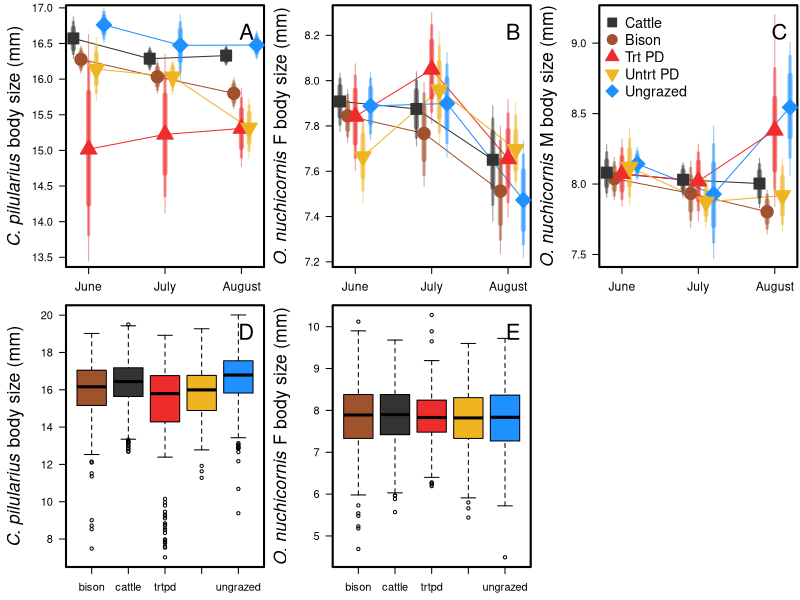

R code for this plot: (Note: this script raises an error after producing the figure.)
##Set working directory
#Ellen's working directory:
setwd("C:/Users/elwel/OneDrive/Desktop/AmongTheDung")

######################
library(scales)
bs <- read.csv("outputs/Trt_Mo/BodySizeEsts_TrtMonth.csv")

tiff(filename = "plots/ThreeSppBodySizes.tiff", width = 11, height = 7, units = 'in', res = 600, compression = 'lzw')

par(mar=c(2.5,5,0.4,0.2),mfrow=c(2,3))
plot(1, type="n", xlim=c(5.8,8.2), ylim=c(13.5,16.9),las=1,ylab="",xlab="", xaxt='n')
axis(1, at=c(6,7,8),cex.axis=1.1,labels=c("June","July","August"))
box(lwd=2)
title(ylab=substitute(paste(italic('C. pilularius'), ' body size (mm)')), line=3, cex.lab=1.6)
##conecting lines
points(bs$body_mm_est[bs$trt=="bison" & bs$spp=="CP"] ~ bs$mo_jit[bs$trt=="bison" & bs$spp=="CP"],type="l",col="sienna",lwd=1)
points(bs$body_mm_est[bs$trt=="cattle" & bs$spp=="CP"] ~ bs$mo_jit[bs$trt=="cattle" & bs$spp=="CP"],type="l",col="gray20",lwd=1)
points(bs$body_mm_est[bs$trt=="ungrazed" & bs$spp=="CP"] ~ bs$mo_jit[bs$trt=="ungrazed" & bs$spp=="CP"],type="l",col="dodgerblue",lwd=1)
points(bs$body_mm_est[bs$trt=="trtpd" & bs$spp=="CP"] ~ bs$mo_jit[bs$trt=="trtpd" & bs$spp=="CP"],type="l",col="firebrick2",lwd=1)
points(bs$body_mm_est[bs$trt=="untrtpd" & bs$spp=="CP"] ~ bs$mo_jit[bs$trt=="untrtpd" & bs$spp=="CP"],type="l",col="goldenrod2",lwd=1)
##CIs
arrows(bs$mo_jit[bs$trt=="bison" & bs$spp=="CP"], bs$Q5[bs$trt=="bison" & bs$spp=="CP"], bs$mo_jit[bs$trt=="bison" & bs$spp=="CP"], bs$Q95[bs$trt=="bison" & bs$spp=="CP"],col=alpha("sienna",0.5),lwd=1,length=0, angle=90, code=3)
arrows(bs$mo_jit[bs$trt=="bison" & bs$spp=="CP"], bs$Q10[bs$trt=="bison" & bs$spp=="CP"], bs$mo_jit[bs$trt=="bison" & bs$spp=="CP"], bs$Q90[bs$trt=="bison" & bs$spp=="CP"],col=alpha("sienna",0.5),lwd=3,length=0, angle=90, code=3)
arrows(bs$mo_jit[bs$trt=="bison" & bs$spp=="CP"], bs$Q20[bs$trt=="bison" & bs$spp=="CP"], bs$mo_jit[bs$trt=="bison" & bs$spp=="CP"], bs$Q80[bs$trt=="bison" & bs$spp=="CP"],col=alpha("sienna",0.5),lwd=5,length=0, angle=90, code=3)
arrows(bs$mo_jit[bs$trt=="cattle" & bs$spp=="CP"], bs$Q5[bs$trt=="cattle" & bs$spp=="CP"], bs$mo_jit[bs$trt=="cattle" & bs$spp=="CP"], bs$Q95[bs$trt=="cattle" & bs$spp=="CP"],col=alpha("gray20",0.5),lwd=1,length=0, angle=90, code=3)
arrows(bs$mo_jit[bs$trt=="cattle" & bs$spp=="CP"], bs$Q10[bs$trt=="cattle" & bs$spp=="CP"], bs$mo_jit[bs$trt=="cattle" & bs$spp=="CP"], bs$Q90[bs$trt=="cattle" & bs$spp=="CP"],col=alpha("gray20",0.5),lwd=3,length=0, angle=90, code=3)
arrows(bs$mo_jit[bs$trt=="cattle" & bs$spp=="CP"], bs$Q20[bs$trt=="cattle" & bs$spp=="CP"], bs$mo_jit[bs$trt=="cattle" & bs$spp=="CP"], bs$Q80[bs$trt=="cattle" & bs$spp=="CP"],col=alpha("gray20",0.5),lwd=5,length=0, angle=90, code=3)
arrows(bs$mo_jit[bs$trt=="ungrazed" & bs$spp=="CP"], bs$Q5[bs$trt=="ungrazed" & bs$spp=="CP"], bs$mo_jit[bs$trt=="ungrazed" & bs$spp=="CP"], bs$Q95[bs$trt=="ungrazed" & bs$spp=="CP"],col=alpha("dodgerblue",0.5),lwd=1,length=0, angle=90, code=3)
arrows(bs$mo_jit[bs$trt=="ungrazed" & bs$spp=="CP"], bs$Q10[bs$trt=="ungrazed" & bs$spp=="CP"], bs$mo_jit[bs$trt=="ungrazed" & bs$spp=="CP"], bs$Q90[bs$trt=="ungrazed" & bs$spp=="CP"],col=alpha("dodgerblue",0.5),lwd=3,length=0, angle=90, code=3)
arrows(bs$mo_jit[bs$trt=="ungrazed" & bs$spp=="CP"], bs$Q20[bs$trt=="ungrazed" & bs$spp=="CP"], bs$mo_jit[bs$trt=="ungrazed" & bs$spp=="CP"], bs$Q80[bs$trt=="ungrazed" & bs$spp=="CP"],col=alpha("dodgerblue",0.5),lwd=5,length=0, angle=90, code=3)
arrows(bs$mo_jit[bs$trt=="trtpd" & bs$spp=="CP"], bs$Q5[bs$trt=="trtpd" & bs$spp=="CP"], bs$mo_jit[bs$trt=="trtpd" & bs$spp=="CP"], bs$Q95[bs$trt=="trtpd" & bs$spp=="CP"],col=alpha("firebrick2",0.5),lwd=1,length=0, angle=90, code=3)
arrows(bs$mo_jit[bs$trt=="trtpd" & bs$spp=="CP"], bs$Q10[bs$trt=="trtpd" & bs$spp=="CP"], bs$mo_jit[bs$trt=="trtpd" & bs$spp=="CP"], bs$Q90[bs$trt=="trtpd" & bs$spp=="CP"],col=alpha("firebrick2",0.5),lwd=3,length=0, angle=90, code=3)
arrows(bs$mo_jit[bs$trt=="trtpd" & bs$spp=="CP"], bs$Q20[bs$trt=="trtpd" & bs$spp=="CP"], bs$mo_jit[bs$trt=="trtpd" & bs$spp=="CP"], bs$Q80[bs$trt=="trtpd" & bs$spp=="CP"],col=alpha("firebrick2",0.5),lwd=5,length=0, angle=90, code=3)
arrows(bs$mo_jit[bs$trt=="untrtpd" & bs$spp=="CP"], bs$Q5[bs$trt=="untrtpd" & bs$spp=="CP"], bs$mo_jit[bs$trt=="untrtpd" & bs$spp=="CP"], bs$Q95[bs$trt=="untrtpd" & bs$spp=="CP"],col=alpha("goldenrod2",0.5),lwd=1,length=0, angle=90, code=3)
arrows(bs$mo_jit[bs$trt=="untrtpd" & bs$spp=="CP"], bs$Q10[bs$trt=="untrtpd" & bs$spp=="CP"], bs$mo_jit[bs$trt=="untrtpd" & bs$spp=="CP"], bs$Q90[bs$trt=="untrtpd" & bs$spp=="CP"],col=alpha("goldenrod2",0.5),lwd=3,length=0, angle=90, code=3)
arrows(bs$mo_jit[bs$trt=="untrtpd" & bs$spp=="CP"], bs$Q20[bs$trt=="untrtpd" & bs$spp=="CP"], bs$mo_jit[bs$trt=="untrtpd" & bs$spp=="CP"], bs$Q80[bs$trt=="untrtpd" & bs$spp=="CP"],col=alpha("goldenrod2",0.5),lwd=5,length=0, angle=90, code=3)
##points
points(bs$body_mm_est[bs$trt=="bison" & bs$spp=="CP"] ~ bs$mo_jit[bs$trt=="bison" & bs$spp=="CP"],pch=21,col="sienna",bg="sienna",cex=2.5)
points(bs$body_mm_est[bs$trt=="cattle" & bs$spp=="CP"] ~ bs$mo_jit[bs$trt=="cattle" & bs$spp=="CP"],pch=22,col="gray20",bg="gray20",cex=2.5)
points(bs$body_mm_est[bs$trt=="ungrazed" & bs$spp=="CP"] ~ bs$mo_jit[bs$trt=="ungrazed" & bs$spp=="CP"],pch=23,col="dodgerblue",bg="dodgerblue",cex=2.5)
points(bs$body_mm_est[bs$trt=="trtpd" & bs$spp=="CP"] ~ bs$mo_jit[bs$trt=="trtpd" & bs$spp=="CP"],pch=24,col="firebrick2",bg="firebrick2",cex=2.5)
points(bs$body_mm_est[bs$trt=="untrtpd" & bs$spp=="CP"] ~ bs$mo_jit[bs$trt=="untrtpd" & bs$spp=="CP"],pch=25,col="goldenrod2",bg="goldenrod2",cex=2.5)
legend("topright", legend="A", bty="n", cex=2)

##
##Onthophagus nuchicornis female
plot(1, type="n", xlim=c(5.8,8.2), ylim=c(7.22,8.29),las=1,ylab="",xlab="", xaxt='n')
axis(1, at=c(6,7,8),cex.axis=1.1,labels=c("June","July","August"))
box(lwd=2)
title(ylab=substitute(paste(italic('O. nuchicornis'), ' F body size (mm)')), line=3, cex.lab=1.6)
##conecting lines
points(bs$body_mm_est[bs$trt=="bison" & bs$spp=="ONf"] ~ bs$mo_jit[bs$trt=="bison" & bs$spp=="ONf"],type="l",col="sienna",lwd=1)
points(bs$body_mm_est[bs$trt=="cattle" & bs$spp=="ONf"] ~ bs$mo_jit[bs$trt=="cattle" & bs$spp=="ONf"],type="l",col="gray20",lwd=1)
points(bs$body_mm_est[bs$trt=="ungrazed" & bs$spp=="ONf"] ~ bs$mo_jit[bs$trt=="ungrazed" & bs$spp=="ONf"],type="l",col="dodgerblue",lwd=1)
points(bs$body_mm_est[bs$trt=="trtpd" & bs$spp=="ONf"] ~ bs$mo_jit[bs$trt=="trtpd" & bs$spp=="ONf"],type="l",col="firebrick2",lwd=1)
points(bs$body_mm_est[bs$trt=="untrtpd" & bs$spp=="ONf"] ~ bs$mo_jit[bs$trt=="untrtpd" & bs$spp=="ONf"],type="l",col="goldenrod2",lwd=1)
##CIs
arrows(bs$mo_jit[bs$trt=="bison" & bs$spp=="ONf"], bs$Q5[bs$trt=="bison" & bs$spp=="ONf"], bs$mo_jit[bs$trt=="bison" & bs$spp=="ONf"], bs$Q95[bs$trt=="bison" & bs$spp=="ONf"],col=alpha("sienna",0.5),lwd=1,length=0, angle=90, code=3)
arrows(bs$mo_jit[bs$trt=="bison" & bs$spp=="ONf"], bs$Q10[bs$trt=="bison" & bs$spp=="ONf"], bs$mo_jit[bs$trt=="bison" & bs$spp=="ONf"], bs$Q90[bs$trt=="bison" & bs$spp=="ONf"],col=alpha("sienna",0.5),lwd=3,length=0, angle=90, code=3)
arrows(bs$mo_jit[bs$trt=="bison" & bs$spp=="ONf"], bs$Q20[bs$trt=="bison" & bs$spp=="ONf"], bs$mo_jit[bs$trt=="bison" & bs$spp=="ONf"], bs$Q80[bs$trt=="bison" & bs$spp=="ONf"],col=alpha("sienna",0.5),lwd=5,length=0, angle=90, code=3)
arrows(bs$mo_jit[bs$trt=="cattle" & bs$spp=="ONf"], bs$Q5[bs$trt=="cattle" & bs$spp=="ONf"], bs$mo_jit[bs$trt=="cattle" & bs$spp=="ONf"], bs$Q95[bs$trt=="cattle" & bs$spp=="ONf"],col=alpha("gray20",0.5),lwd=1,length=0, angle=90, code=3)
arrows(bs$mo_jit[bs$trt=="cattle" & bs$spp=="ONf"], bs$Q10[bs$trt=="cattle" & bs$spp=="ONf"], bs$mo_jit[bs$trt=="cattle" & bs$spp=="ONf"], bs$Q90[bs$trt=="cattle" & bs$spp=="ONf"],col=alpha("gray20",0.5),lwd=3,length=0, angle=90, code=3)
arrows(bs$mo_jit[bs$trt=="cattle" & bs$spp=="ONf"], bs$Q20[bs$trt=="cattle" & bs$spp=="ONf"], bs$mo_jit[bs$trt=="cattle" & bs$spp=="ONf"], bs$Q80[bs$trt=="cattle" & bs$spp=="ONf"],col=alpha("gray20",0.5),lwd=5,length=0, angle=90, code=3)
arrows(bs$mo_jit[bs$trt=="ungrazed" & bs$spp=="ONf"], bs$Q5[bs$trt=="ungrazed" & bs$spp=="ONf"], bs$mo_jit[bs$trt=="ungrazed" & bs$spp=="ONf"], bs$Q95[bs$trt=="ungrazed" & bs$spp=="ONf"],col=alpha("dodgerblue",0.5),lwd=1,length=0, angle=90, code=3)
arrows(bs$mo_jit[bs$trt=="ungrazed" & bs$spp=="ONf"], bs$Q10[bs$trt=="ungrazed" & bs$spp=="ONf"], bs$mo_jit[bs$trt=="ungrazed" & bs$spp=="ONf"], bs$Q90[bs$trt=="ungrazed" & bs$spp=="ONf"],col=alpha("dodgerblue",0.5),lwd=3,length=0, angle=90, code=3)
arrows(bs$mo_jit[bs$trt=="ungrazed" & bs$spp=="ONf"], bs$Q20[bs$trt=="ungrazed" & bs$spp=="ONf"], bs$mo_jit[bs$trt=="ungrazed" & bs$spp=="ONf"], bs$Q80[bs$trt=="ungrazed" & bs$spp=="ONf"],col=alpha("dodgerblue",0.5),lwd=5,length=0, angle=90, code=3)
arrows(bs$mo_jit[bs$trt=="trtpd" & bs$spp=="ONf"], bs$Q5[bs$trt=="trtpd" & bs$spp=="ONf"], bs$mo_jit[bs$trt=="trtpd" & bs$spp=="ONf"], bs$Q95[bs$trt=="trtpd" & bs$spp=="ONf"],col=alpha("firebrick2",0.5),lwd=1,length=0, angle=90, code=3)
arrows(bs$mo_jit[bs$trt=="trtpd" & bs$spp=="ONf"], bs$Q10[bs$trt=="trtpd" & bs$spp=="ONf"], bs$mo_jit[bs$trt=="trtpd" & bs$spp=="ONf"], bs$Q90[bs$trt=="trtpd" & bs$spp=="ONf"],col=alpha("firebrick2",0.5),lwd=3,length=0, angle=90, code=3)
arrows(bs$mo_jit[bs$trt=="trtpd" & bs$spp=="ONf"], bs$Q20[bs$trt=="trtpd" & bs$spp=="ONf"], bs$mo_jit[bs$trt=="trtpd" & bs$spp=="ONf"], bs$Q80[bs$trt=="trtpd" & bs$spp=="ONf"],col=alpha("firebrick2",0.5),lwd=5,length=0, angle=90, code=3)
arrows(bs$mo_jit[bs$trt=="untrtpd" & bs$spp=="ONf"], bs$Q5[bs$trt=="untrtpd" & bs$spp=="ONf"], bs$mo_jit[bs$trt=="untrtpd" & bs$spp=="ONf"], bs$Q95[bs$trt=="untrtpd" & bs$spp=="ONf"],col=alpha("goldenrod2",0.5),lwd=1,length=0, angle=90, code=3)
arrows(bs$mo_jit[bs$trt=="untrtpd" & bs$spp=="ONf"], bs$Q10[bs$trt=="untrtpd" & bs$spp=="ONf"], bs$mo_jit[bs$trt=="untrtpd" & bs$spp=="ONf"], bs$Q90[bs$trt=="untrtpd" & bs$spp=="ONf"],col=alpha("goldenrod2",0.5),lwd=3,length=0, angle=90, code=3)
arrows(bs$mo_jit[bs$trt=="untrtpd" & bs$spp=="ONf"], bs$Q20[bs$trt=="untrtpd" & bs$spp=="ONf"], bs$mo_jit[bs$trt=="untrtpd" & bs$spp=="ONf"], bs$Q80[bs$trt=="untrtpd" & bs$spp=="ONf"],col=alpha("goldenrod2",0.5),lwd=5,length=0, angle=90, code=3)
##points
points(bs$body_mm_est[bs$trt=="bison" & bs$spp=="ONf"] ~ bs$mo_jit[bs$trt=="bison" & bs$spp=="ONf"],pch=21,col="sienna",bg="sienna",cex=2.5)
points(bs$body_mm_est[bs$trt=="cattle" & bs$spp=="ONf"] ~ bs$mo_jit[bs$trt=="cattle" & bs$spp=="ONf"],pch=22,col="gray20",bg="gray20",cex=2.5)
points(bs$body_mm_est[bs$trt=="ungrazed" & bs$spp=="ONf"] ~ bs$mo_jit[bs$trt=="ungrazed" & bs$spp=="ONf"],pch=23,col="dodgerblue",bg="dodgerblue",cex=2.5)
points(bs$body_mm_est[bs$trt=="trtpd" & bs$spp=="ONf"] ~ bs$mo_jit[bs$trt=="trtpd" & bs$spp=="ONf"],pch=24,col="firebrick2",bg="firebrick2",cex=2.5)
points(bs$body_mm_est[bs$trt=="untrtpd" & bs$spp=="ONf"] ~ bs$mo_jit[bs$trt=="untrtpd" & bs$spp=="ONf"],pch=25,col="goldenrod2",bg="goldenrod2",cex=2.5)
legend("topright", legend="B", bty="n", cex=2)

##Onthophagus nuchicornis male
plot(1, type="n", xlim=c(5.8,8.2), ylim=c(7.48,9.2),las=1,ylab="",xlab="", xaxt='n')
axis(1, at=c(6,7,8),cex.axis=1.1,labels=c("June","July","August"))
box(lwd=2)
title(ylab=substitute(paste(italic('O. nuchicornis'), ' M body size (mm)')), line=3, cex.lab=1.6)
##conecting lines
points(bs$body_mm_est[bs$trt=="bison" & bs$spp=="ONm"] ~ bs$mo_jit[bs$trt=="bison" & bs$spp=="ONm"],type="l",col="sienna",lwd=1)
points(bs$body_mm_est[bs$trt=="cattle" & bs$spp=="ONm"] ~ bs$mo_jit[bs$trt=="cattle" & bs$spp=="ONm"],type="l",col="gray20",lwd=1)
points(bs$body_mm_est[bs$trt=="ungrazed" & bs$spp=="ONm"] ~ bs$mo_jit[bs$trt=="ungrazed" & bs$spp=="ONm"],type="l",col="dodgerblue",lwd=1)
points(bs$body_mm_est[bs$trt=="trtpd" & bs$spp=="ONm"] ~ bs$mo_jit[bs$trt=="trtpd" & bs$spp=="ONm"],type="l",col="firebrick2",lwd=1)
points(bs$body_mm_est[bs$trt=="untrtpd" & bs$spp=="ONm"] ~ bs$mo_jit[bs$trt=="untrtpd" & bs$spp=="ONm"],type="l",col="goldenrod2",lwd=1)
##CIs
arrows(bs$mo_jit[bs$trt=="bison" & bs$spp=="ONm"], bs$Q5[bs$trt=="bison" & bs$spp=="ONm"], bs$mo_jit[bs$trt=="bison" & bs$spp=="ONm"], bs$Q95[bs$trt=="bison" & bs$spp=="ONm"],col=alpha("sienna",0.5),lwd=1,length=0, angle=90, code=3)
arrows(bs$mo_jit[bs$trt=="bison" & bs$spp=="ONm"], bs$Q10[bs$trt=="bison" & bs$spp=="ONm"], bs$mo_jit[bs$trt=="bison" & bs$spp=="ONm"], bs$Q90[bs$trt=="bison" & bs$spp=="ONm"],col=alpha("sienna",0.5),lwd=3,length=0, angle=90, code=3)
arrows(bs$mo_jit[bs$trt=="bison" & bs$spp=="ONm"], bs$Q20[bs$trt=="bison" & bs$spp=="ONm"], bs$mo_jit[bs$trt=="bison" & bs$spp=="ONm"], bs$Q80[bs$trt=="bison" & bs$spp=="ONm"],col=alpha("sienna",0.5),lwd=5,length=0, angle=90, code=3)
arrows(bs$mo_jit[bs$trt=="cattle" & bs$spp=="ONm"], bs$Q5[bs$trt=="cattle" & bs$spp=="ONm"], bs$mo_jit[bs$trt=="cattle" & bs$spp=="ONm"], bs$Q95[bs$trt=="cattle" & bs$spp=="ONm"],col=alpha("gray20",0.5),lwd=1,length=0, angle=90, code=3)
arrows(bs$mo_jit[bs$trt=="cattle" & bs$spp=="ONm"], bs$Q10[bs$trt=="cattle" & bs$spp=="ONm"], bs$mo_jit[bs$trt=="cattle" & bs$spp=="ONm"], bs$Q90[bs$trt=="cattle" & bs$spp=="ONm"],col=alpha("gray20",0.5),lwd=3,length=0, angle=90, code=3)
arrows(bs$mo_jit[bs$trt=="cattle" & bs$spp=="ONm"], bs$Q20[bs$trt=="cattle" & bs$spp=="ONm"], bs$mo_jit[bs$trt=="cattle" & bs$spp=="ONm"], bs$Q80[bs$trt=="cattle" & bs$spp=="ONm"],col=alpha("gray20",0.5),lwd=5,length=0, angle=90, code=3)
arrows(bs$mo_jit[bs$trt=="ungrazed" & bs$spp=="ONm"], bs$Q5[bs$trt=="ungrazed" & bs$spp=="ONm"], bs$mo_jit[bs$trt=="ungrazed" & bs$spp=="ONm"], bs$Q95[bs$trt=="ungrazed" & bs$spp=="ONm"],col=alpha("dodgerblue",0.5),lwd=1,length=0, angle=90, code=3)
arrows(bs$mo_jit[bs$trt=="ungrazed" & bs$spp=="ONm"], bs$Q10[bs$trt=="ungrazed" & bs$spp=="ONm"], bs$mo_jit[bs$trt=="ungrazed" & bs$spp=="ONm"], bs$Q90[bs$trt=="ungrazed" & bs$spp=="ONm"],col=alpha("dodgerblue",0.5),lwd=3,length=0, angle=90, code=3)
arrows(bs$mo_jit[bs$trt=="ungrazed" & bs$spp=="ONm"], bs$Q20[bs$trt=="ungrazed" & bs$spp=="ONm"], bs$mo_jit[bs$trt=="ungrazed" & bs$spp=="ONm"], bs$Q80[bs$trt=="ungrazed" & bs$spp=="ONm"],col=alpha("dodgerblue",0.5),lwd=5,length=0, angle=90, code=3)
arrows(bs$mo_jit[bs$trt=="trtpd" & bs$spp=="ONm"], bs$Q5[bs$trt=="trtpd" & bs$spp=="ONm"], bs$mo_jit[bs$trt=="trtpd" & bs$spp=="ONm"], bs$Q95[bs$trt=="trtpd" & bs$spp=="ONm"],col=alpha("firebrick2",0.5),lwd=1,length=0, angle=90, code=3)
arrows(bs$mo_jit[bs$trt=="trtpd" & bs$spp=="ONm"], bs$Q10[bs$trt=="trtpd" & bs$spp=="ONm"], bs$mo_jit[bs$trt=="trtpd" & bs$spp=="ONm"], bs$Q90[bs$trt=="trtpd" & bs$spp=="ONm"],col=alpha("firebrick2",0.5),lwd=3,length=0, angle=90, code=3)
arrows(bs$mo_jit[bs$trt=="trtpd" & bs$spp=="ONm"], bs$Q20[bs$trt=="trtpd" & bs$spp=="ONm"], bs$mo_jit[bs$trt=="trtpd" & bs$spp=="ONm"], bs$Q80[bs$trt=="trtpd" & bs$spp=="ONm"],col=alpha("firebrick2",0.5),lwd=5,length=0, angle=90, code=3)
arrows(bs$mo_jit[bs$trt=="untrtpd" & bs$spp=="ONm"], bs$Q5[bs$trt=="untrtpd" & bs$spp=="ONm"], bs$mo_jit[bs$trt=="untrtpd" & bs$spp=="ONm"], bs$Q95[bs$trt=="untrtpd" & bs$spp=="ONm"],col=alpha("goldenrod2",0.5),lwd=1,length=0, angle=90, code=3)
arrows(bs$mo_jit[bs$trt=="untrtpd" & bs$spp=="ONm"], bs$Q10[bs$trt=="untrtpd" & bs$spp=="ONm"], bs$mo_jit[bs$trt=="untrtpd" & bs$spp=="ONm"], bs$Q90[bs$trt=="untrtpd" & bs$spp=="ONm"],col=alpha("goldenrod2",0.5),lwd=3,length=0, angle=90, code=3)
arrows(bs$mo_jit[bs$trt=="untrtpd" & bs$spp=="ONm"], bs$Q20[bs$trt=="untrtpd" & bs$spp=="ONm"], bs$mo_jit[bs$trt=="untrtpd" & bs$spp=="ONm"], bs$Q80[bs$trt=="untrtpd" & bs$spp=="ONm"],col=alpha("goldenrod2",0.5),lwd=5,length=0, angle=90, code=3)
##points
points(bs$body_mm_est[bs$trt=="bison" & bs$spp=="ONm"] ~ bs$mo_jit[bs$trt=="bison" & bs$spp=="ONm"],pch=21,col="sienna",bg="sienna",cex=2.5)
points(bs$body_mm_est[bs$trt=="cattle" & bs$spp=="ONm"] ~ bs$mo_jit[bs$trt=="cattle" & bs$spp=="ONm"],pch=22,col="gray20",bg="gray20",cex=2.5)
points(bs$body_mm_est[bs$trt=="ungrazed" & bs$spp=="ONm"] ~ bs$mo_jit[bs$trt=="ungrazed" & bs$spp=="ONm"],pch=23,col="dodgerblue",bg="dodgerblue",cex=2.5)
points(bs$body_mm_est[bs$trt=="trtpd" & bs$spp=="ONm"] ~ bs$mo_jit[bs$trt=="trtpd" & bs$spp=="ONm"],pch=24,col="firebrick2",bg="firebrick2",cex=2.5)
points(bs$body_mm_est[bs$trt=="untrtpd" & bs$spp=="ONm"] ~ bs$mo_jit[bs$trt=="untrtpd" & bs$spp=="ONm"],pch=25,col="goldenrod2",bg="goldenrod2",cex=2.5)
legend("topright", legend="C", bty="n", cex=2)

legend("topleft",legend=c("Cattle","Bison","Trt PD","Untrt PD","Ungrazed"), bty="n", pt.cex=2,cex=1.3, pch=c(22,21,24,25,23), pt.bg=c("gray20","sienna","firebrick2","goldenrod2","dodgerblue"),col=c("gray20","sienna","firebrick2","goldenrod2","dodgerblue"))
##

# attach raw dung beetle body size data
all <- read.csv("rawdata/DungersAll.csv")
head(all)
unique(all$species)
unique(all$trt)

all$trt <- factor(all$trt, levels=c("bison", "cattle", "trtpd", "untrtpd", "ungrazed"))

boxplot(all$body.length..mm.[all$species=="Canthon_pilularius"]~all$trt[all$species=="Canthon_pilularius"], xlab="", ylab="", col=c("sienna", "gray20", "firebrick2","goldenrod2","dodgerblue"), las=1)
box(lwd=2)
title(ylab=substitute(paste(italic('C. pilularius'), ' body size (mm)')), line=3, cex.lab=1.6)
legend("topright", legend="D", bty="n", cex=2)
tr<-(aov(all$body.length..mm.[all$species=="Canthon_pilularius"]~all$trt[all$species=="Canthon_pilularius"]))
tukey.test <- TukeyHSD(tr)
tukey.test

boxplot(all$body.length..mm.[all$species=="Onthophagus_nuchicornis_female"]~all$trt[all$species=="Onthophagus_nuchicornis_female"], xlab="", ylab="", col=c("sienna", "gray20", "firebrick2","goldenrod2","dodgerblue"), las=1)
box(lwd=2)
title(ylab=substitute(paste(italic('O. nuchicornis'), ' F body size (mm)')), line=3, cex.lab=1.6)
legend("topright", legend="E", bty="n", cex=2)
tr<-(aov(all$body.length..mm.[all$species=="Onthophagus_nuchicornis_female"]~bs$trt[all$species=="Onthophagus_nuchicornis_female"]))
tukey.test <- TukeyHSD(tr)
tukey.test

boxplot(all$body.length..mm.[all$species=="Onthophagus_nuchicornis_male"]~all$trt[all$species=="Onthophagus_nuchicornis_male"], xlab="", ylab="", col=c("sienna", "gray20", "firebrick2","goldenrod2","dodgerblue"), las=1)
box(lwd=2)
title(ylab=substitute(paste(italic('O. nuchicornis'), ' M body size (mm)')), line=3, cex.lab=1.6)
legend("topright", legend="F", bty="n", cex=2)
tr<-(aov(all$body.length..mm.[all$species=="Onthophagus_nuchicornis_male"]~all$trt[all$species=="Onthophagus_nuchicornis_male"]))
tukey.test <- TukeyHSD(tr)
tukey.test

dev.off()

##
##